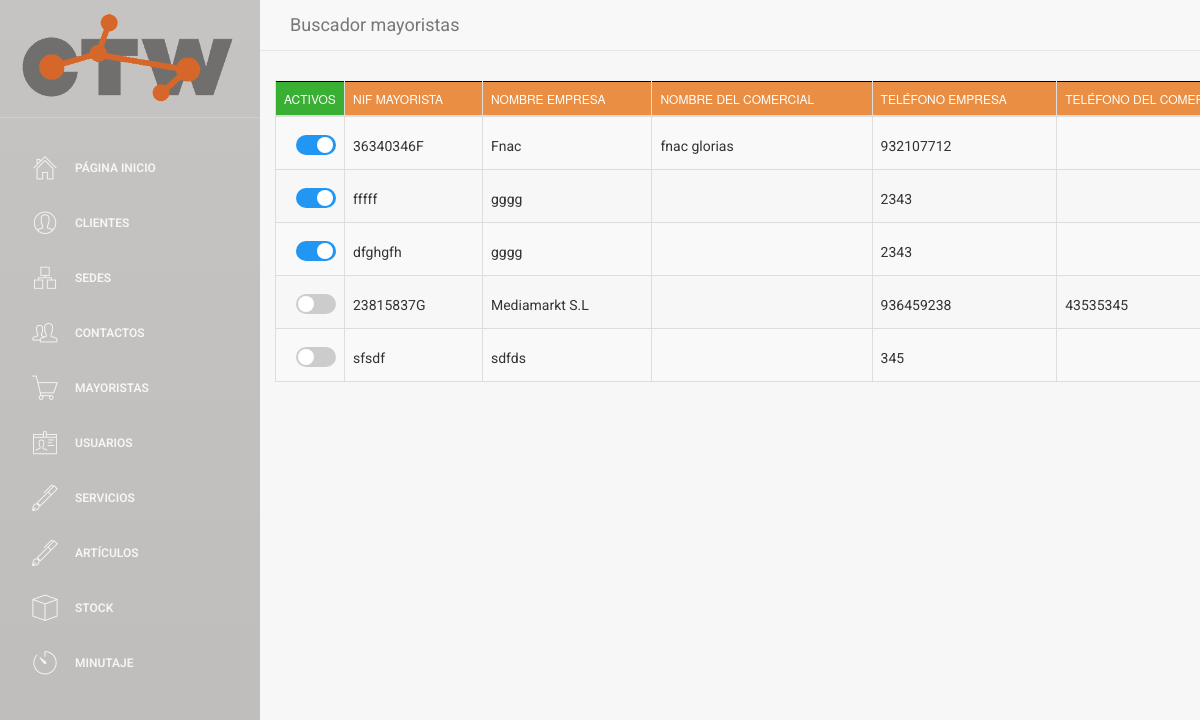
Page /buscador/buscador_mayoristas.php (signed in) on the earlier database version.
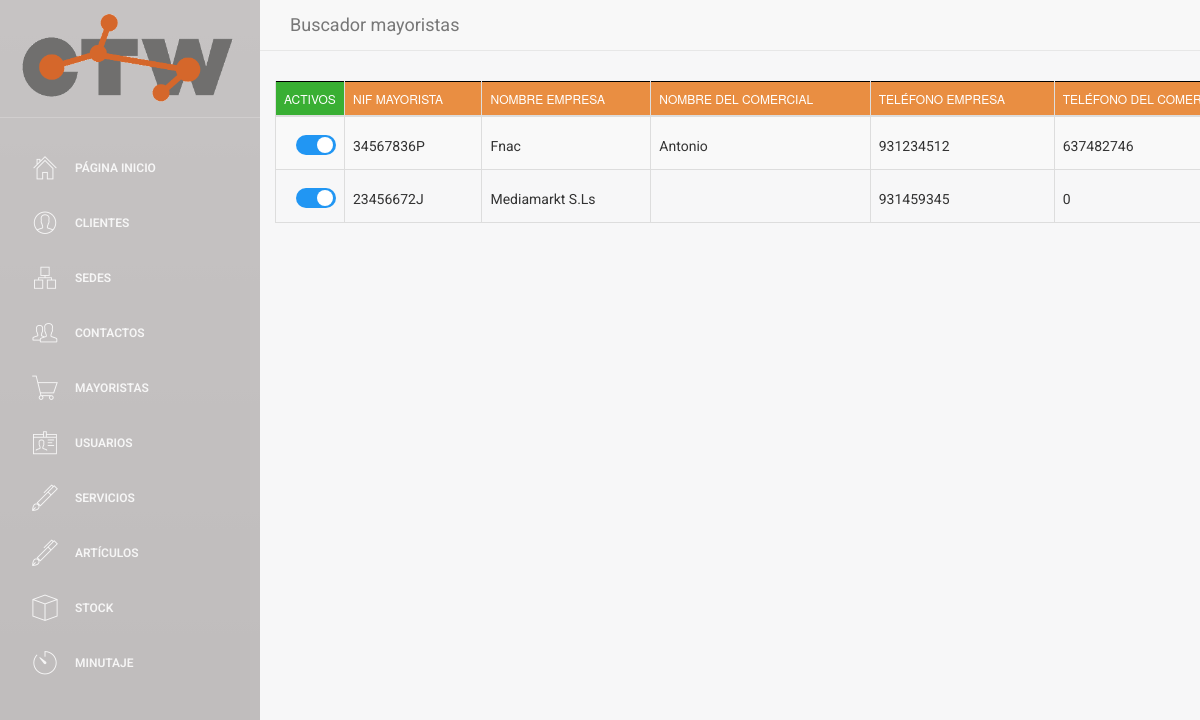
Same page on the later database version.
### tables this page shows
CREATE TABLE `MAYORISTA` (
  `NIF_MAYORISTA` varchar(9) NOT NULL,
  `nombre_empresa` varchar(30) NOT NULL,
  `nombre_comercial` varchar(40) DEFAULT NULL,
  `telefono_empresa` int(9) NOT NULL,
  `telefono_comercial` int(9) DEFAULT NULL,
  `extension_telefono_comercial` int(8) DEFAULT NULL,
  `email_empresa` varchar(30) NOT NULL,
  `email_comercial` varchar(30) DEFAULT NULL,
  `ubicacion` varchar(50) DEFAULT NULL,
  `pais` varchar(30) DEFAULT NULL,
  `prefijo` int(5) DEFAULT NULL,
  `activo` tinyint(1) NOT NULL DEFAULT '1'
);

### web/assets/php/selects.php (called while the page is built, shortened)
<?php
function select_all_mayorista(){
    $conn = connect();
    $sql = "SELECT *
    FROM MAYORISTA
    ORDER BY nombre_empresa asc";
    $data = $conn->query($sql);
    return $data;
  }
?>

### web/buscador/buscador_mayoristas.php (the view, shortened to what this page needs)
<!doctype html>
<?php
include('../assets/php/selects.php');
include('../assets/php/functions.php');
if ($_SESSION["login_done"] == true){
?>
<html lang="en">
<head>
</head>
<body>
<div class="wrapper">
    <div class="sidebar">
        <div class="sidebar-wrapper">
        </div>
    </div>
    <div class="main-panel">
        <nav class="navbar2 navbar-default navbar-fixed">
            <div class="container-fluid">
                <div class="navbar-header">
                    <a class="navbar-brand">Buscador mayoristas</a>
                </div>
                <div class="collapse navbar-collapse">
                </div>
            </div>
        </nav>
        <div class="content2">
            <div class="container-fluid">
                <div class="row">
                    <div>
                        <div>
                            <table id="buscador_mayorista" class="table table-striped table-bordered">
                                <thead>
                                <tr>
                                    <th style="background-color: #39AF33; width: 3px;">Activos</th>
                                    <th>Nif mayorista</th>
                                    <th>Nombre empresa</th>
                                    <th>Nombre del comercial</th>
                                    <th>Teléfono empresa</th>
                                    <th>Teléfono del comercial</th>
                                </tr>
                                </thead>
                                <tbody>
                                <?php
                                $data = select_all_mayorista();
                                if ($data->num_rows > 0) {
                                    while ($row = $data->fetch_assoc()) {
                                        $pk = $row['NIF_MAYORISTA'];
                                        ?>
                                        <tr>
                                            <?php checkbox_mayorista($row['activo'],$row['NIF_MAYORISTA']  )?>
                                            <td><label style="margin-top: 11px;"><a href="#" class="NIF_MAYORISTA"
                                                                                    data-pk=<?php echo "\"$pk\""; ?>><?php echo $row['NIF_MAYORISTA'] ?> </a></label>
                                            </td>
                                            <td><label style="margin-top: 11px;"><a href="#" class="nombre_empresa"
                                                                                    data-pk=<?php echo "\"$pk\""; ?>><?php echo $row['nombre_empresa'] ?> </a></label>
                                            </td>
                                            <td><label style="margin-top: 11px;"><a href="#" class="nombre_comercial"
                                                                                    data-pk=<?php echo "\"$pk\""; ?>><?php echo $row['nombre_comercial'] ?> </a></label>
                                            </td>
                                            <td><label style="margin-top: 11px;"><a href="#" class="telefono_empresa"
                                                                                    data-pk=<?php echo "\"$pk\""; ?>><?php echo $row['telefono_empresa'] ?> </a></label>
                                            </td>
                                            <td><label style="margin-top: 11px;"><a href="#" class="telefono_comercial"
                                                                                    data-pk=<?php echo "\"$pk\""; ?>><?php echo $row['telefono_comercial'] ?> </a></label>
                                            </td>
                                        </tr>
                                        <?php
                                    }
                                } else {
                                    echo "0 results";
                                }
                                ?>
                                </tbody>
                            </table>
                        </div>
                    </div>
                </div>
            </div>
        </div>
    </div>
</div>
</body>
</html>
<?php
} else {
    echo "false";
    header("location:../index.php");
}
?>

### web/assets/php/functions.php (shortened to what this page needs)
<html>
    <?php
function checkbox_mayorista($activo, $NIF_MAYORISTA)
{
    if ($activo == 0) {
        echo "<td><label style=\"margin-top: 10px; margin-left:12px;\" class=\"switcha\" ><a class=\"checkbox_activo\">&nbsp;0</a><input  type=\"checkbox\" onchange=\" onchange_mayorista('$NIF_MAYORISTA', $activo)\"><div  class=\"slider rounda\"></div></label></td>";
    } else {
        echo "<td><label style=\"margin-top: 10px; margin-left:12px;\" class=\"switcha\"><a  class=\"checkbox_activo\">&nbsp;1</a><input  type=\"checkbox\" checked onchange=\" onchange_mayorista('$NIF_MAYORISTA', $activo)\" ><div  class=\"slider rounda\"></div></label></td>";
    }
}
?>
</html>

Differences in the rows shown:
removed mayorista: NIF_MAYORISTA "36340346F", nombre_empresa "Fnac", nombre_comercial "fnac glorias", telefono_empresa "932107712"
removed mayorista: NIF_MAYORISTA "fffff", nombre_empresa "gggg", telefono_empresa "2343"
removed mayorista: NIF_MAYORISTA "dfghgfh", nombre_empresa "gggg", telefono_empresa "2343"
removed mayorista: NIF_MAYORISTA "23815837G", nombre_empresa "Mediamarkt S.L", telefono_empresa "936459238", telefono_comercial "43535345"
removed mayorista: NIF_MAYORISTA "sfsdf", nombre_empresa "sdfds", telefono_empresa "345"
added mayorista: NIF_MAYORISTA "34567836P", nombre_empresa "Fnac", nombre_comercial "Antonio", telefono_empresa "931234512", telefono_comercial "637482746"
added mayorista: NIF_MAYORISTA "23456672J", nombre_empresa "Mediamarkt S.Ls", telefono_empresa "931459345", telefono_comercial "0"
